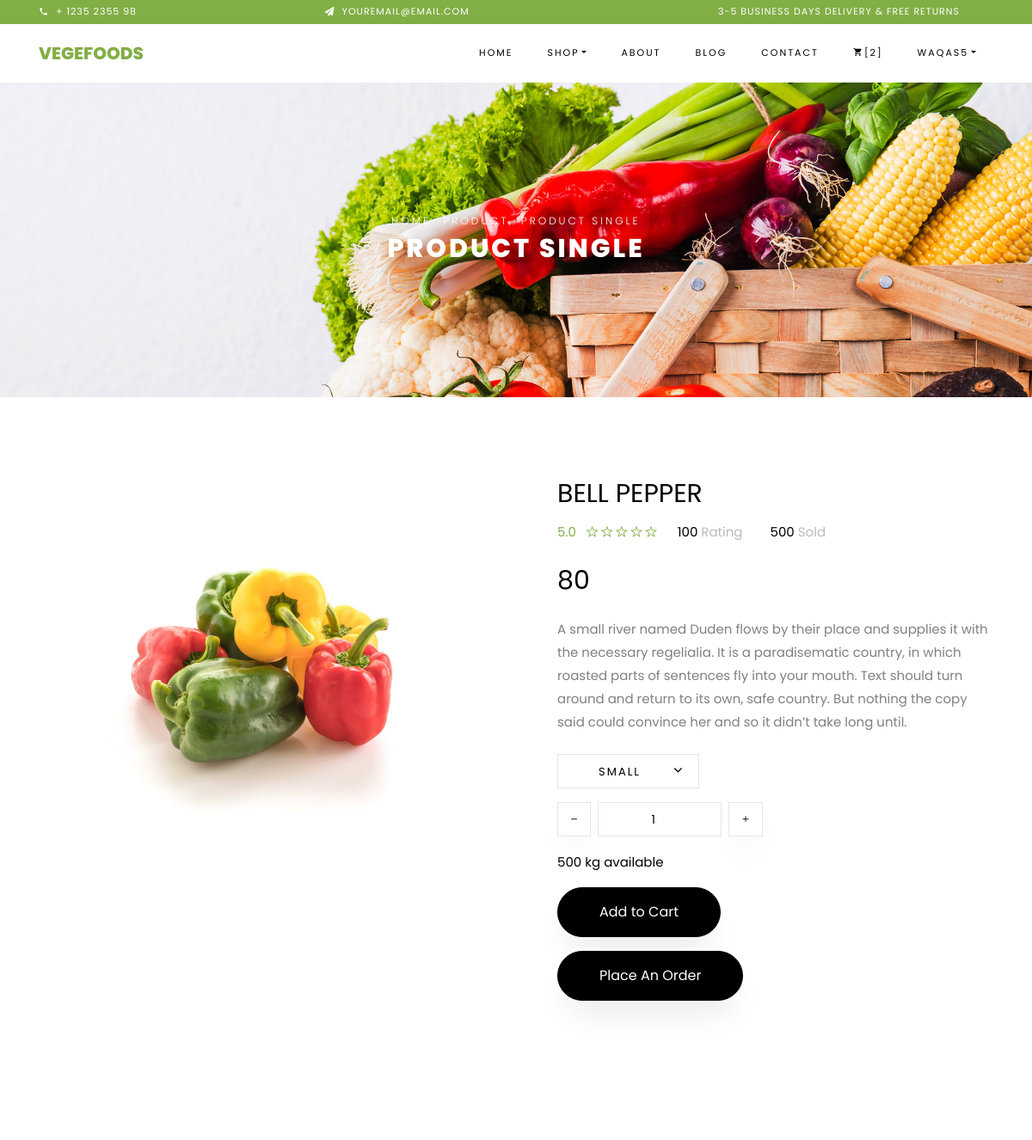
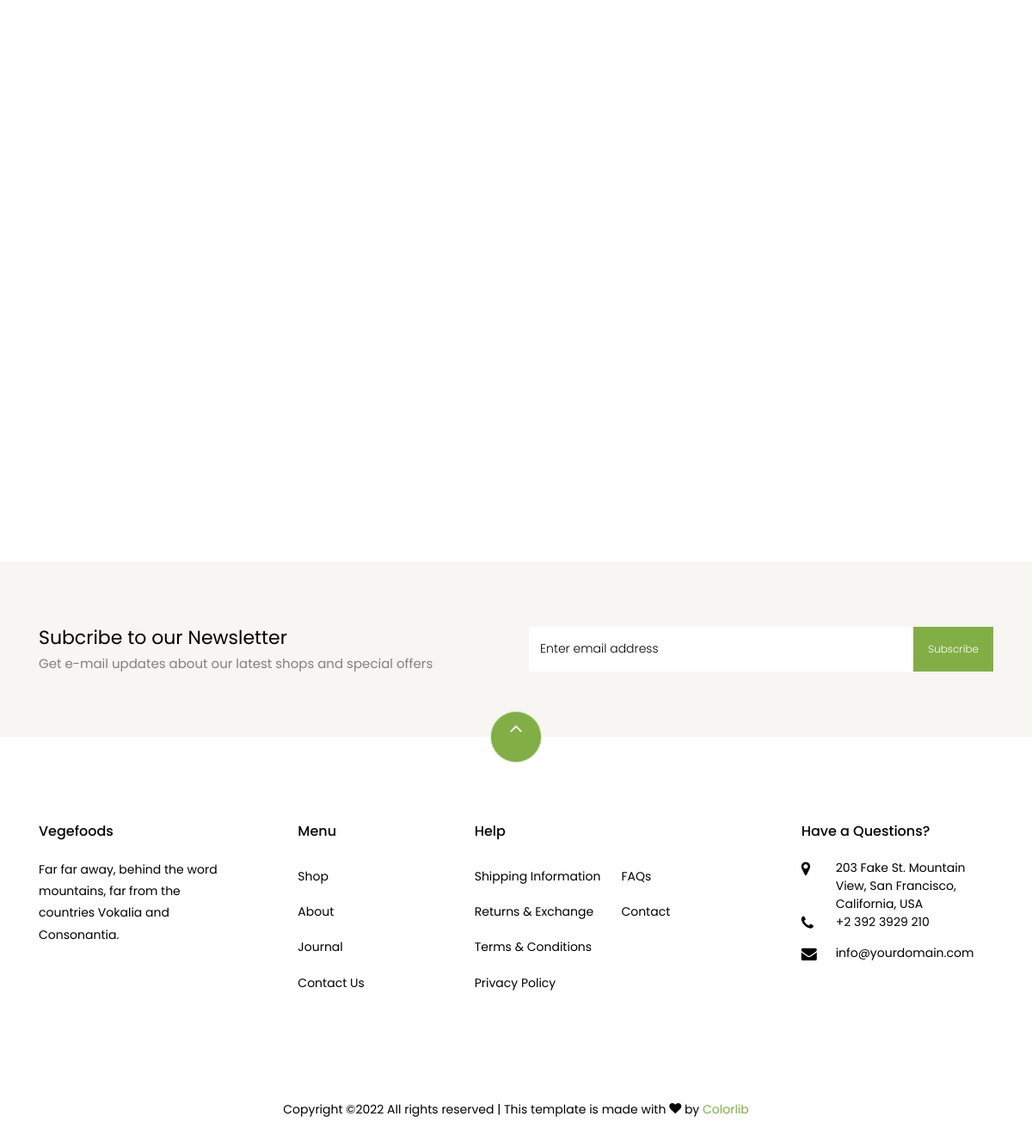
Page /product-single.php?id=1&wish_id=0&cart_id=0 (signed in) on the committed database (2 pictures, top to bottom).
### tables this page shows
CREATE TABLE `products_tbl` (
  `ID` int(11) NOT NULL,
  `P_name` varchar(255) NOT NULL,
  `p_type` varchar(255) NOT NULL,
  `P_image` varchar(255) NOT NULL,
  `P_description` varchar(255) NOT NULL,
  `P_price` int(11) NOT NULL,
  `P_Quantity` int(11) NOT NULL,
  `Remaning_quantiy` int(11) NOT NULL,
  `Added_Date` date NOT NULL
);

### product-single.php (the view, shortened to what this page needs)
<?php
include('connection.php');
$pro_id=$_GET['id'];
$wish_id=$_GET['wish_id'];
$cart_id=$_GET['cart_id'];
$dqry="SELECT * FROM products_tbl WHERE ID = '$pro_id'";
$run=mysqli_query($conn,$dqry);
if($run){
  $row = mysqli_fetch_array($run);
}else{
  echo '<script language="javascript">';
  echo 'alert("Please Select the product and then proceed to buy")';
  echo '</script>';
  echo "<script>location.replace('index.php')</script>";
}
?>
<!DOCTYPE html>
<html lang="en">
  <head>
    <link rel="stylesheet" href="css/open-iconic-bootstrap.min.css">
    <link rel="stylesheet" href="css/animate.css">
    <link rel="stylesheet" href="css/owl.carousel.min.css">
    <link rel="stylesheet" href="css/owl.theme.default.min.css">
    <link rel="stylesheet" href="css/magnific-popup.css">
    <link rel="stylesheet" href="css/aos.css">
    <link rel="stylesheet" href="css/ionicons.min.css">
    <link rel="stylesheet" href="css/bootstrap-datepicker.css">
    <link rel="stylesheet" href="css/jquery.timepicker.css">
    <link rel="stylesheet" href="css/flaticon.css">
    <link rel="stylesheet" href="css/icomoon.css">
    <link rel="stylesheet" href="css/style.css">
  </head>
  <body class="goto-here">
		<div class="py-1 bg-primary">
    	<div class="container">
    		<div class="row no-gutters d-flex align-items-start align-items-center px-md-0">
	    		<div class="col-lg-12 d-block">
		    		<div class="row d-flex">
		    			<div class="col-md pr-4 d-flex topper align-items-center">
					    	<div class="icon mr-2 d-flex justify-content-center align-items-center"><span class="icon-phone2"></span></div>
						    <span class="text">+ 1235 2355 98</span>
					    </div>
					    <div class="col-md pr-4 d-flex topper align-items-center">
					    	<div class="icon mr-2 d-flex justify-content-center align-items-center"><span class="icon-paper-plane"></span></div>
						    <span class="text">youremail@email.com</span>
					    </div>
					    <div class="col-md-5 pr-4 d-flex topper align-items-center text-lg-right">
						    <span class="text">3-5 Business days delivery &amp; Free Returns</span>
					    </div>
				    </div>
			    </div>
		    </div>
		  </div>
    </div>
      <?php
        include ('navbar.php');
      ?>
    <div class="hero-wrap hero-bread" style="background-image: url('images/bg_1.jpg');">
      <div class="container">
        <div class="row no-gutters slider-text align-items-center justify-content-center">
          <div class="col-md-9 ftco-animate text-center">
          	<p class="breadcrumbs"><span class="mr-2"><a href="index.php">Home</a></span> <span class="mr-2"><a href="index.php">Product</a></span> <span>Product Single</span></p>
            <h1 class="mb-0 bread">Product Single</h1>
          </div>
        </div>
      </div>
    </div>
    <section class="ftco-section">
    	<div class="container">
    		<div class="row">
    			<div class="col-lg-6 mb-5 ftco-animate">
    				<a href="images/<?php echo $row ['P_image']; ?>" class="image-popup"><img src="images/<?php echo $row ['P_image']; ?>" class="img-fluid" alt="Colorlib Template"></a>
    			</div>
    			<div class="col-lg-6 product-details pl-md-5 ftco-animate">
    				<h3><?php echo $row ['P_name']; ?></h3>
    				<div class="rating d-flex">
							<p class="text-left mr-4">
								<a href="#" class="mr-2">5.0</a>
								<a href="#"><span class="ion-ios-star-outline"></span></a>
								<a href="#"><span class="ion-ios-star-outline"></span></a>
								<a href="#"><span class="ion-ios-star-outline"></span></a>
								<a href="#"><span class="ion-ios-star-outline"></span></a>
								<a href="#"><span class="ion-ios-star-outline"></span></a>
							</p>
							<p class="text-left mr-4">
								<a href="#" class="mr-2" style="color: #000;">100 <span style="color: #bbb;">Rating</span></a>
							</p>
							<p class="text-left">
								<a href="#" class="mr-2" style="color: #000;">500 <span style="color: #bbb;">Sold</span></a>
							</p>
						</div>
    				<p class="price"><span><?php echo $row ['P_price']; ?></span></p>
    				<p>A small river named Duden flows by their place and supplies it with the necessary regelialia. It is a paradisematic country, in which roasted parts of sentences fly into your mouth. Text should turn around and return to its own, safe country. But nothing the copy said could convince her and so it didn’t take long until.
						</p>
						<div class="row mt-4">
							<div class="col-md-6">
								<div class="form-group d-flex">
		              <div class="select-wrap">
	                  <div class="icon"><span class="ion-ios-arrow-down"></span></div>
	                  <select name="" id="" class="form-control">
	                  	<option value="">Small</option>
	                  </select>
	                </div>
		            </div>
							</div>
							<div class="input-group col-md-6 d-flex mb-3">
	             	<span class="input-group-btn mr-2">
	                	<button type="button" class="quantity-left-minus btn"  data-type="minus" data-field="">
	                   <i class="ion-ios-remove"></i>
	                	</button>
	            		</span>
	             	<input type="number" id="quantity" name="quantity" class="form-control input-number" value="1" min="1" max="100">
	             	<span class="input-group-btn ml-2">
	                	<button type="button" class="quantity-right-plus btn" data-type="plus" data-field="">
	                     <i class="ion-ios-add"></i>
	                 </button>
	             	</span>
	          	</div>
	          	<div class="col-md-12">
	          		<p style="color: #000;"><?php echo $row ['P_Quantity']; ?> kg available</p>
	          	</div>
          	</div>
          	<p><a href="#" onclick="getIDs(<?php echo $row['ID']; ?>,<?php echo $wish_id; ?>)" class="btn btn-black py-3 px-5">Add to Cart</a></p>
            <p><a href="#" class="btn btn-black py-3 px-5" onclick="getQuantity(<?php echo $row['ID']; ?>,<?php echo $row ['P_price']; ?>,<?php echo $wish_id; ?>,<?php echo $cart_id; ?>)">Place An Order</a></p>
    			</div>
    		</div>
    	</div>
    </section>
    <section class="ftco-section">
    	<div class="container">
				<div class="row justify-content-center mb-3 pb-3">
        </div>
    	</div>
    	<div class="container">
    		<div class="row">
    		</div>
    	</div>
    </section>
		<section class="ftco-section ftco-no-pt ftco-no-pb py-5 bg-light">
      <div class="container py-4">
        <div class="row d-flex justify-content-center py-5">
          <div class="col-md-6">
          	<h2 style="font-size: 22px;" class="mb-0">Subcribe to our Newsletter</h2>
          	<span>Get e-mail updates about our latest shops and special offers</span>
          </div>
          <div class="col-md-6 d-flex align-items-center">
            <form action="#" class="subscribe-form">
              <div class="form-group d-flex">
                <input type="text" class="form-control" placeholder="Enter email address">
                <input type="submit" value="Subscribe" class="submit px-3">
              </div>
            </form>
          </div>
        </div>
      </div>
    </section>
    <footer class="ftco-footer ftco-section">
      <div class="container">
      	<div class="row">
      		<div class="mouse">
						<a href="#" class="mouse-icon">
							<div class="mouse-wheel"><span class="ion-ios-arrow-up"></span></div>
						</a>
					</div>
      	</div>
        <div class="row mb-5">
          <div class="col-md">
            <div class="ftco-footer-widget mb-4">
              <h2 class="ftco-heading-2">Vegefoods</h2>
              <p>Far far away, behind the word mountains, far from the countries Vokalia and Consonantia.</p>
              <ul class="ftco-footer-social list-unstyled float-md-left float-lft mt-5">
              </ul>
            </div>
          </div>
          <div class="col-md">
            <div class="ftco-footer-widget mb-4 ml-md-5">
              <h2 class="ftco-heading-2">Menu</h2>
              <ul class="list-unstyled">
                <li><a href="#" class="py-2 d-block">Shop</a></li>
                <li><a href="#" class="py-2 d-block">About</a></li>
                <li><a href="#" class="py-2 d-block">Journal</a></li>
                <li><a href="#" class="py-2 d-block">Contact Us</a></li>
              </ul>
            </div>
          </div>
          <div class="col-md-4">
             <div class="ftco-footer-widget mb-4">
              <h2 class="ftco-heading-2">Help</h2>
              <div class="d-flex">
	              <ul class="list-unstyled mr-l-5 pr-l-3 mr-4">
	                <li><a href="#" class="py-2 d-block">Shipping Information</a></li>
	                <li><a href="#" class="py-2 d-block">Returns &amp; Exchange</a></li>
	                <li><a href="#" class="py-2 d-block">Terms &amp; Conditions</a></li>
	                <li><a href="#" class="py-2 d-block">Privacy Policy</a></li>
	              </ul>
	              <ul class="list-unstyled">
	                <li><a href="#" class="py-2 d-block">FAQs</a></li>
	                <li><a href="#" class="py-2 d-block">Contact</a></li>
	              </ul>
	            </div>
            </div>
          </div>
          <div class="col-md">
            <div class="ftco-footer-widget mb-4">
            	<h2 class="ftco-heading-2">Have a Questions?</h2>
            	<div class="block-23 mb-3">
	              <ul>
	                <li><span class="icon icon-map-marker"></span><span class="text">203 Fake St. Mountain View, San Francisco, California, USA</span></li>
	                <li><a href="#"><span class="icon icon-phone"></span><span class="text">+2 392 3929 210</span></a></li>
	                <li><a href="#"><span class="icon icon-envelope"></span><span class="text">info@yourdomain.com</span></a></li>
	              </ul>
	            </div>
            </div>
          </div>
        </div>
        <div class="row">
          <div class="col-md-12 text-center">
            <p>
						  Copyright &copy;<script>document.write(new Date().getFullYear());</script> All rights reserved | This template is made with <i class="icon-heart color-danger" aria-hidden="true"></i> by <a href="https://colorlib.com" target="_blank">Colorlib</a>
						</p>
          </div>
        </div>
      </div>
    </footer>
  </body>
</html>

### css/icomoon.css (style rules this page uses)
[class^="icon-"], [class*=" icon-"] { font-family: 'icomoon' !important; speak: none; font-style: normal; font-weight: normal; font-variant: normal; text-transform: none; line-height: 1; -webkit-font-smoothing: antialiased; -moz-osx-font-smoothing: grayscale; }
.icon-heart:before { content: "\f004"; }
.icon-map-marker:before { content: "\f041"; }
.icon-phone:before { content: "\f095"; }
.icon-envelope:before { content: "\f0e0"; }
.icon-paper-plane:before { content: "\f1d8"; }
.icon-phone2:before { content: "\e0cd"; }

### rows in the picture
products_tbl: P_image (picture), P_name "BELL PEPPER", P_price "80", P_Quantity "500"

### other values in the picture
$count "2"
$_SESSION['Username'] "WAQAS5"
